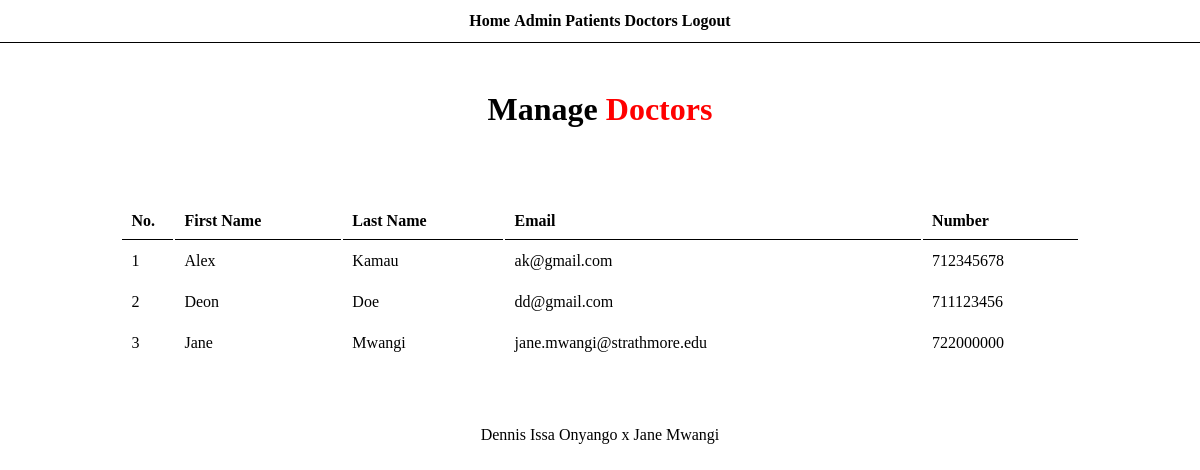
Screenshot of /App/admin/manage_doctors.php (signed in) with the database file from the repository.
### tables this page shows
CREATE TABLE `users` (
  `email` varchar(40) NOT NULL,
  `password` varchar(60) DEFAULT NULL,
  `firstName` varchar(20) DEFAULT NULL,
  `lastName` varchar(20) DEFAULT NULL,
  `phone` int(15) DEFAULT NULL,
  `isDoc` tinyint(1) DEFAULT NULL
);

### App/admin/manage_doctors.php (the view, shortened to what this page needs)
<?php
include("menu.php");
?>
  <div class="main">
    <div class="wrapper">
<h1>Manage <span>Doctors</span></h1>
<br/><br/>
<br><br>
<table class="tbl">
  <tr>
    <th>No.</th>
    <th>First Name</th>
    <th>Last Name</th>
    <th>Email</th>
    <th>Number</th>
  </tr>
  <?php
  $sql="select * from users where isDoc=1";
  $res=mysqli_query($conn,$sql);
  if($res==TRUE)
  {
    $count=mysqli_num_rows($res);
    $sn=1;
    if($count>0)
    {
      while($rows=mysqli_fetch_assoc($res))
      {
        $firstName=$rows['firstName'];
        $lastName=$rows['lastName'];
        $email=$rows['email'];
        $phone=$rows['phone'];
        ?>
        <tr>
          <td><?php echo $sn++; ?></td>
          <td><?php echo $firstName; ?></td>
          <td><?php echo $lastName; ?></td>
          <td><?php echo $email; ?></td>
          <td><?php echo $phone; ?></td>
        <tr>
        <?php
      }
    }
    else
    {
    }
  }
  ?>
</table>
</div>
</div>
  <div class="footer">
    <div class="wrapper">
    <p>Dennis Issa Onyango x Jane Mwangi</p>
    </div>
  </div>
</div>
  </body>
</html>

### App/css/admin.css (style rules this page uses)
* { margin:0; padding:0; font-family: Calibri; }
.wrapper { padding: 1%; width: 80%; margin:0 auto; }
.tbl { width: 100%; }
table tr th { border-bottom: 1px solid black; padding: 1%; text-align: left; }
table tr td { padding: 1%; }
span { color: red; }
.main { padding: 3% 0; }

### rows the page displays
users: firstName "Alex", lastName "Kamau", email "ak@gmail.com", phone "712345678"
users: firstName "Deon", lastName "Doe", email "dd@gmail.com", phone "711123456"
users: firstName "Jane", lastName "Mwangi", email "jane.mwangi@strathmore.edu", phone "722000000"
